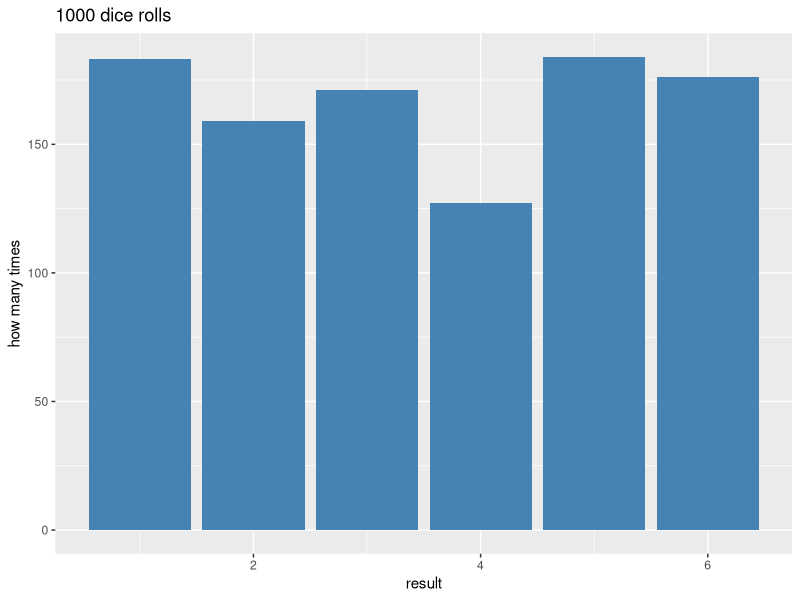

Recreate this plot in R.
## ---- chunk 1
students <- 4
days <- 4
students * days
## ---- chunk 2
temperatures <- c(35.5, 37.0, 39.8, 36.2)  # this week in Wako, maybe?
temperatures
## ---- chunk 3
mean(temperatures)   # average
max(temperatures)    # biggest value
length(temperatures) # how many values
## ---- chunk 4
sample(1:6, size = 1)    # roll one die
## ---- chunk 5
sample(1:6, size = 10, replace = TRUE)   # roll ten dice
## ---- chunk 6
sample(c("heads", "tails"), size = 5, replace = TRUE)
## ---- chunk 7
rolls <- sample(1:6, size = 1000, replace = TRUE)   # 1000 dice rolls!
## ---- chunk 8
library(ggplot2)
ggplot(data.frame(rolls), aes(x = rolls)) +
  geom_bar(fill = "steelblue") +
  labs(title = "1000 dice rolls", x = "result", y = "how many times")
